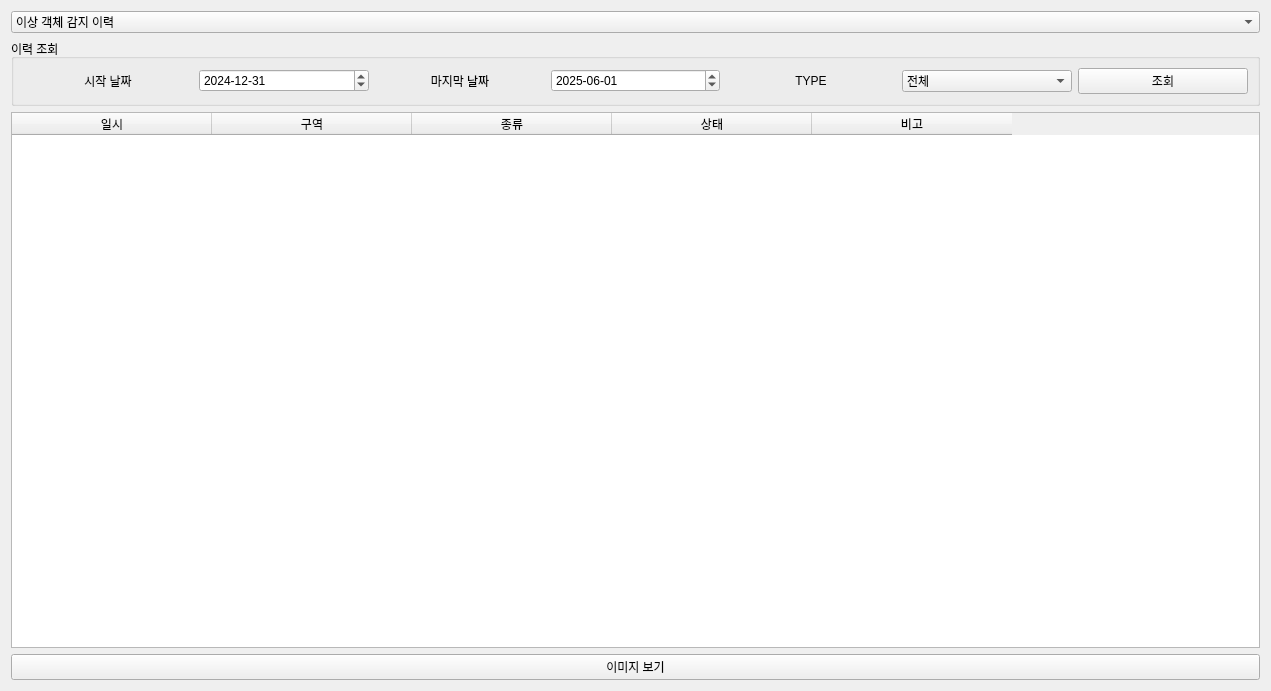
<?xml version="1.0" encoding="UTF-8"?>
<ui version="4.0">
 <class>LogPage</class>
 <widget class="QWidget" name="LogPage">
  <property name="geometry">
   <rect>
    <x>0</x>
    <y>0</y>
    <width>1271</width>
    <height>691</height>
   </rect>
  </property>
  <layout class="QVBoxLayout" name="verticalLayout">
   <property name="sizeConstraint">
    <enum>QLayout::SetDefaultConstraint</enum>
   </property>
   <item>
    <widget class="QComboBox" name="combo_log">
     <item>
      <property name="text">
       <string>이상 객체 감지 이력</string>
      </property>
     </item>
     <item>
      <property name="text">
       <string>출입 조건 위반 이력</string>
      </property>
     </item>
    </widget>
   </item>
   <item>
    <widget class="QGroupBox" name="group_search">
     <property name="title">
      <string>이력 조회</string>
     </property>
     <layout class="QHBoxLayout" name="searchLayout">
      <item>
       <widget class="QLabel" name="label_start">
        <property name="text">
         <string>시작 날짜</string>
        </property>
        <property name="alignment">
         <set>Qt::AlignCenter</set>
        </property>
       </widget>
      </item>
      <item>
       <widget class="QDateEdit" name="start_date">
        <property name="acceptDrops">
         <bool>true</bool>
        </property>
        <property name="dateTime">
         <datetime>
          <hour>0</hour>
          <minute>0</minute>
          <second>0</second>
          <year>2024</year>
          <month>12</month>
          <day>31</day>
         </datetime>
        </property>
        <property name="displayFormat">
         <string>yyyy-MM-dd</string>
        </property>
       </widget>
      </item>
      <item>
       <widget class="QLabel" name="label_end">
        <property name="text">
         <string>마지막 날짜</string>
        </property>
        <property name="alignment">
         <set>Qt::AlignCenter</set>
        </property>
       </widget>
      </item>
      <item>
       <widget class="QDateEdit" name="end_date">
        <property name="acceptDrops">
         <bool>true</bool>
        </property>
        <property name="dateTime">
         <datetime>
          <hour>0</hour>
          <minute>0</minute>
          <second>0</second>
          <year>2025</year>
          <month>6</month>
          <day>1</day>
         </datetime>
        </property>
        <property name="displayFormat">
         <string>yyyy-MM-dd</string>
        </property>
       </widget>
      </item>
      <item>
       <widget class="QLabel" name="label_type">
        <property name="text">
         <string>TYPE</string>
        </property>
        <property name="alignment">
         <set>Qt::AlignCenter</set>
        </property>
       </widget>
      </item>
      <item>
       <widget class="QComboBox" name="combo_type">
        <item>
         <property name="text">
          <string>전체</string>
         </property>
        </item>
        <item>
         <property name="text">
          <string>조류</string>
         </property>
        </item>
        <item>
         <property name="text">
          <string>기타</string>
         </property>
        </item>
       </widget>
      </item>
      <item>
       <widget class="QPushButton" name="btn_search">
        <property name="text">
         <string>조회</string>
        </property>
       </widget>
      </item>
     </layout>
    </widget>
   </item>
   <item>
    <widget class="QTableWidget" name="table_result">
     <property name="rowCount">
      <number>0</number>
     </property>
     <property name="columnCount">
      <number>5</number>
     </property>
     <attribute name="horizontalHeaderDefaultSectionSize">
      <number>200</number>
     </attribute>
     <column>
      <property name="text">
       <string>일시</string>
      </property>
     </column>
     <column>
      <property name="text">
       <string>구역</string>
      </property>
     </column>
     <column>
      <property name="text">
       <string>종류</string>
      </property>
     </column>
     <column>
      <property name="text">
       <string>상태</string>
      </property>
     </column>
     <column>
      <property name="text">
       <string>비고</string>
      </property>
     </column>
    </widget>
   </item>
   <item>
    <widget class="QPushButton" name="btn_show_img">
     <property name="text">
      <string>이미지 보기</string>
     </property>
    </widget>
   </item>
  </layout>
 </widget>
 <resources/>
 <connections/>
</ui>
